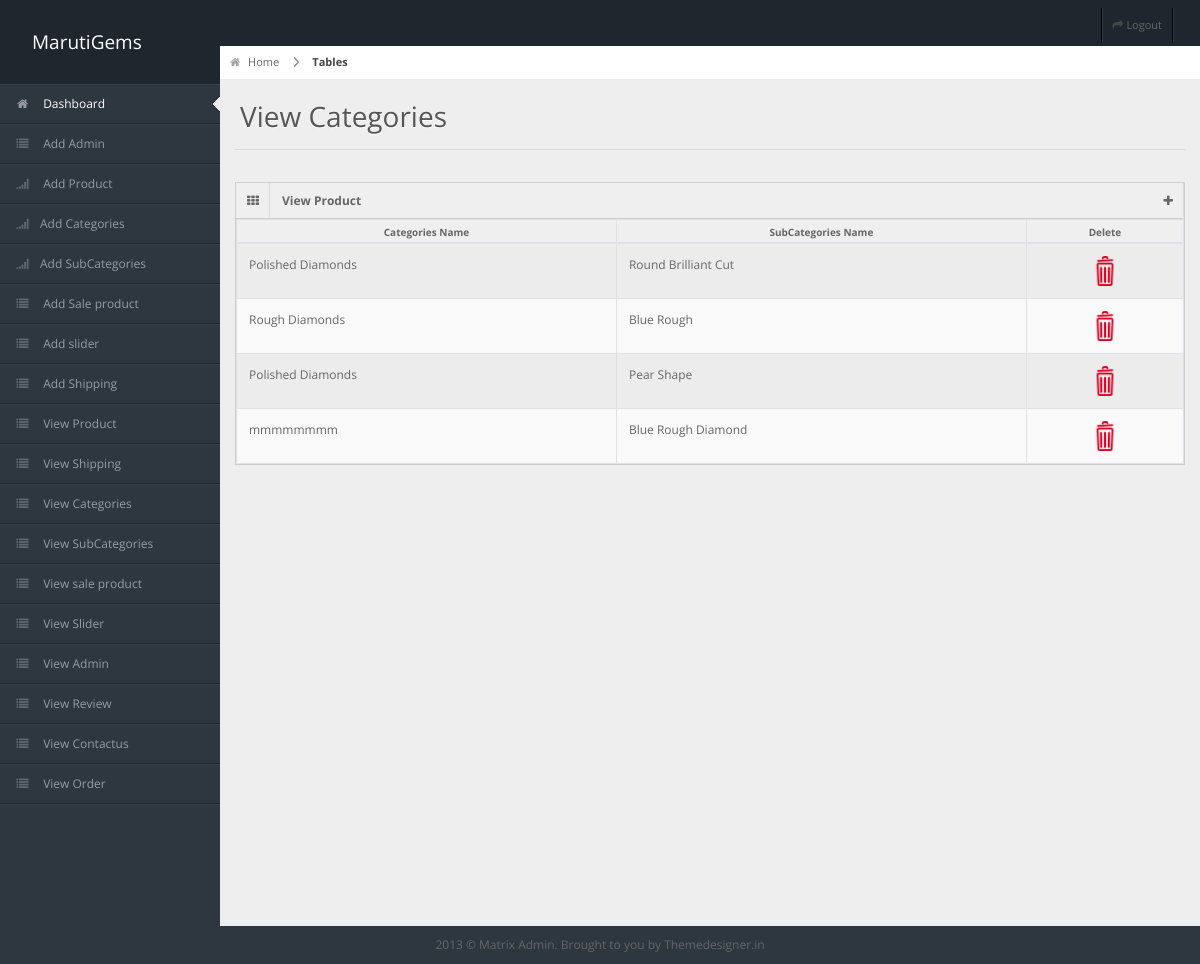
The page /index.php/admin/Admin/view_subcategories on the database as committed earlier.
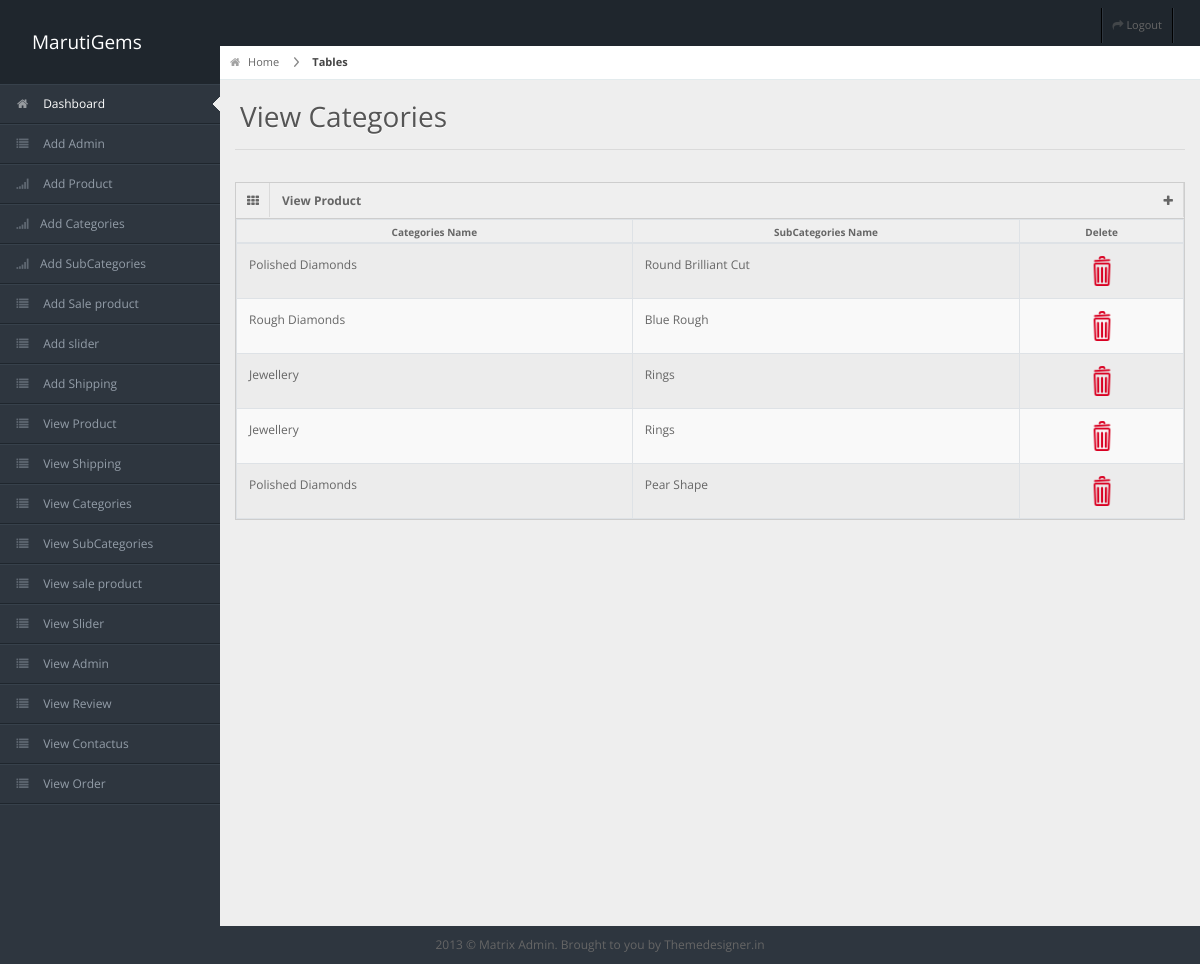
The same page on the database as committed later.
### tables this page shows
CREATE TABLE `sub_categories` (
  `subc_id` int(11) NOT NULL,
  `c_id` int(11) NOT NULL,
  `subcategories_name` varchar(30) NOT NULL
);

CREATE TABLE `categories` (
  `id` int(11) NOT NULL,
  `categories_name` varchar(30) NOT NULL,
  `images` text NOT NULL
);

### application/controllers/admin/Admin.php (called while the page is built, shortened)
<?php
class Admin extends CI_Controller {
    function __construct() {
        $this->load->model('admin_model');
        $this->load->library('form_validation');
    }
    public function view_subcategories()
    {
        $data['subcategories']=$this->admin_model->showdata_subcategories();
        $this->load->view('admin/view_subcategories',$data);
    }
}

### index.php (called while the page is built, shortened)
<?php
require_once BASEPATH.'core/CodeIgniter.php';

### application/models/Admin_model.php (called while the page is built, shortened)
<?php
class Admin_model extends CI_Model
{
    function showdata_subcategories()
    {
        $this->db->select("*");
        $this->db->from('sub_categories');
        $this->db->join('categories', 'sub_categories.c_id = categories.id');
        $query = $this->db->get();
        $arr = $query->result_array();
		return $arr;
    }
}

### application/views/admin/view_subcategories.php (the view, shortened to what this page needs)
<!DOCTYPE html>
<html lang="en">
<head>
  <link rel="stylesheet" href="<?php echo base_url(); ?>assets/css/bootstrap.min.css" />
  <link rel="stylesheet" href="<?php echo base_url(); ?>assets/css/bootstrap-responsive.min.css" />
  <link rel="stylesheet" href="<?php echo base_url(); ?>assets/css/uniform.css" />
  <link rel="stylesheet" href="<?php echo base_url(); ?>assets/css/select2.css" />
  <link rel="stylesheet" href="<?php echo base_url(); ?>assets/css/matrix-style.css" />
  <link rel="stylesheet" href="<?php echo base_url(); ?>assets/css/matrix-media.css" />
  <link href="<?php echo base_url(); ?>assets/font-awesome/css/font-awesome.css" rel="stylesheet" />
</head>
<body>
<div id="header">
  <p style="width: 100%; max-width: 140px; float: left; margin: 28px 0 0 32px; font-size: 19px; color: white;">MarutiGems</p>
</div>
<div id="user-nav" class="navbar navbar-inverse">
  <ul class="nav">
    <li class=""><a title="" href="<?php echo base_url('index.php/Login/logout'); ?>"><i class="icon icon-share-alt"></i> <span class="text">Logout</span></a></li>
  </ul>
</div>
<div id="sidebar"><a href="#" class="visible-phone"><i class="icon icon-home"></i> Dashboard</a>
  <ul>
    <li class="active"><a href="<?php echo base_url('index.php/admin/Admin'); ?>"><i class="icon icon-home"></i> <span>Dashboard</span></a> </li>
    <li><a href="<?php echo base_url('index.php/Login/registration'); ?>"><i class="icon icon-list"></i> <span>Add Admin</span></a> </li>
    <li> <a href="<?php echo base_url('index.php/admin/Admin/addproduct'); ?>"><i class="icon icon-signal"></i> <span>Add Product</span></a> </li>
        <li><a href="<?php echo base_url('index.php/admin/Admin/addcategories'); ?>"><i class="icon icon-signal"></i>Add Categories</a></li>
        <li><a href="<?php echo base_url('index.php/admin/Admin/addsubcategories'); ?>"><i class="icon icon-signal"></i>Add SubCategories</a></li>
    <li><a href="<?php echo base_url('index.php/admin/Admin/addsale_product'); ?>"><i class="icon icon-list"></i> <span>Add Sale product</span></a> </li>
    <li><a href="<?php echo base_url('index.php/admin/Admin/add_slider'); ?>"><i class="icon icon-list"></i> <span>Add slider</span></a> </li>
    <li><a href="<?php echo base_url('index.php/admin/Admin/add_shipping'); ?>"><i class="icon icon-list"></i> <span>Add Shipping</span></a> </li>
    <li><a href="<?php echo base_url('index.php/admin/Admin/view_product'); ?>"><i class="icon icon-list"></i> <span>View Product</span></a> </li>
    <li><a href="<?php echo base_url('index.php/admin/Admin/view_shipping'); ?>"><i class="icon icon-list"></i> <span>View Shipping</span></a> </li>
    <li><a href="<?php echo base_url('index.php/admin/Admin/view_categories'); ?>"><i class="icon icon-list"></i> <span>View Categories</span></a> </li>
    <li><a href="<?php echo base_url('index.php/admin/Admin/view_subcategories'); ?>"><i class="icon icon-list"></i> <span>View SubCategories</span></a> </li>
    <li><a href="<?php echo base_url('index.php/admin/Admin/showallsale_product'); ?>"><i class="icon icon-list"></i> <span>View sale product</span></a> </li>
    <li><a href="<?php echo base_url('index.php/admin/Admin/view_slider'); ?>"><i class="icon icon-list"></i> <span>View Slider</span></a> </li>
    <li><a href="<?php echo base_url('index.php/admin/Admin/view_admin'); ?>"><i class="icon icon-list"></i> <span>View Admin</span></a> </li>
    <li><a href="<?php echo base_url('index.php/admin/Admin/view_review'); ?>"><i class="icon icon-list"></i> <span>View Review</span></a> </li>
    <li><a href="<?php echo base_url('index.php/admin/Admin/view_contactus'); ?>"><i class="icon icon-list"></i> <span>View Contactus</span></a> </li>
    <li><a href="<?php echo base_url('index.php/admin/Admin/view_order'); ?>"><i class="icon icon-list"></i> <span>View Order</span></a> </li>
  </ul>
</div>
<div id="content">
  <div id="content-header">
    <div id="breadcrumb"> <a href="#" title="Go to Home" class="tip-bottom"><i class="icon-home"></i> Home</a> <a href="#" class="current">Tables</a> </div>
    <h1>View Categories</h1>
  </div>
  <div class="container-fluid">
    <hr>
    <div class="row-fluid">
      <div class="span12">
        <div class="widget-box">
          <div class="widget-title"> <span class="icon"> <i class="icon-th"></i> </span>
            <h5>View Product</h5>
            <span style="float:right;" class="icon"><a href="<?php echo base_url('index.php/admin/Admin/addcategories'); ?>"><i class="icon-plus" title="Add Categories"></i></a></span>
          </div>
          <div class="widget-content nopadding">
            <table class="table table-bordered table-striped">
              <thead>
                <tr>
                  <th>Categories Name</th>
                  <th>SubCategories Name</th>
                  <th>Delete</th>
                </tr>
              </thead>
              <tbody>
                  <?php foreach($subcategories as $data){  ?>
                <tr class="odd gradeX">
                    <td><?php echo $data['categories_name']; ?></td>
                    <td><?php echo $data['subcategories_name']; ?></td>
                    <td align="center"><a href="<?php echo site_url('admin/Admin/delete_subcategories/').$data['subc_id']?>" />
                        <img src=<?php echo base_url ('assets/images/delete.png');?> width="30" height="30" /></a>
                    </td>
                </tr>
                <?php } ?>
              </tbody>
            </table>
          </div>
        </div>
      </div>
    </div>
  </div>
</div>
<div class="row-fluid">
  <div id="footer" class="span12"> 2013 &copy; Matrix Admin. Brought to you by <a href="http://themedesigner.in">Themedesigner.in</a> </div>
</div>
</body>
</html>

### assets/css/matrix-style.css (style rules this page uses)
* { outline: none !important; -moz-outline: none !important; }
html, body { height: 100% }
body { overflow-x: hidden; margin-top: -10px; font-family: 'Open Sans', sans-serif; font-size: 12px; color: #666; }
a { color: #666; }
select, textarea, input[type="text"], input[type="password"], input[type="datetime"], input[type="datetime-local"], input[type="date"], input[type="month"], input[type="time"], input[type="week"], input[type="number"], input[type="email"], input[type="url"], input[type="search"], input[type="tel"], input[type="color"], .uneditable-input, .label, .dropdown-menu, .btn, .well, .progress, .table-bordered, .btn-group>.btn:first-child, .btn-group>.btn:last-child, .btn-group>.btn:last-child, .btn-group>.dropdown-toggle, .alert { border-radius: 0px; }
#footer { padding: 10px; text-align: center; }
hr { border-top-color: #dadada; }
#header { height: 84px; position: relative; width: 100%; z-index: -9; }
#user-nav { position: absolute; right: 10px; top: 0px; z-index: 20; margin: 0; }
#user-nav>ul { margin: 0; padding: 0; list-style: none; border-right: 1px solid #2e363f; border-left: 1px solid #000; }
#user-nav>ul>li { float: left; list-style-type: none; margin: 0; position: relative; padding: 0; border-left: 1px solid #2e363f; border-right: 1px solid #000; }
#user-nav>ul>li>a { padding: 9px 10px; display: block; font-size: 11px; }
#user-nav>ul>li>a>i, #sidebar li a i { opacity: .5; margin-top: 2px; }
#sidebar { display: block; float: left; position: relative; width: 220px; z-index: 16; }
#sidebar>ul { list-style: none; margin: 0px 0 0; padding: 0; position: absolute; width: 220px; }
#sidebar>ul>li { display: block; position: relative; }
#sidebar>ul>li>a { padding: 10px 0 10px 15px; display: block; color: #939da8; }
#sidebar>ul>li>a>i { margin-right: 10px; }
#sidebar>ul>li.active>a { background: url("../img/menu-active.png") no-repeat scroll right center transparent !important; text-decoration: none; }
#content { background: none repeat scroll 0 0 #eeeeee; margin-left: 220px; margin-right: 0; padding-bottom: 25px; position: relative; min-height: 110%; width: auto; }
#content-header { position: abslute; width: 100%; margin-top: -38px; z-index: 20; }
#content-header h1 { color: #555555; font-size: 28px; font-weight: normal; float: none; text-shadow: 0 1px 0 #ffffff; margin-left: 20px; position: relative; }
#content-header h1, #content-header .btn-group { margin-top: 20px; }
#breadcrumb { background-color: #fff; border-bottom: 1px solid #e3ebed; }
#breadcrumb a { padding: 8px 20px 8px 10px; display: inline-block; background-image: url('../img/breadcrumb.png'); background-position: center right; background-repeat: no-repeat; font-size: 11px; color: #666666; }
#breadcrumb a:last-child { background-image: none; }
#breadcrumb a.current { font-weight: bold; color: #444444; }
#breadcrumb a i { margin-right: 5px; opacity: .6; }
.widget-box { background: none repeat scroll 0 0 #F9F9F9; border-left: 1px solid #CDCDCD; border-top: 1px solid #CDCDCD; border-right: 1px solid #CDCDCD; clear: both; margin-top: 16px; margin-bottom: 16px; position: relative; }
.widget-title, .modal-header, .table th, div.dataTables_wrapper .ui-widget-header { background: #efefef; border-bottom: 1px solid #CDCDCD; height: 36px; }
.widget-title span.icon { padding: 9px 10px 7px 11px; float: left; border-right: 1px solid #dadada; }
.widget-title h5 { color: #666; float: left; font-size: 12px; font-weight: bold; padding: 12px; line-height: 12px; margin: 0; }
.widget-content { padding: 15px; border-bottom: 1px solid #cdcdcd; }
.table th { height: auto; font-size: 10px; padding: 5px 10px 2px; border-bottom: 0; text-align: center; color: #666666; }
.nopadding { padding: 0 !important; }
.nopadding .table { margin-bottom: 0; }
.nopadding .table-bordered { border: 0; }

### assets/css/matrix-media.css (style rules this page uses)
body { background: #2E363F; }
#header { background-color: #1f262d; margin-top: 10px; }
#sidebar>ul { border-bottom: 1px solid #37414b }
#sidebar>ul>li { border-top: 1px solid #37414b; border-bottom: 1px solid #1f262d; }
#sidebar>ul>li.active a { color: #fff; text-decoration: none; }

Rows that differ between the two databases and show on the page:
removed sub_categories: categories.categories_name "mmmmmmmm", subcategories_name "Blue Rough Diamond"
added sub_categories: categories.categories_name "Jewellery", subcategories_name "Rings"
added sub_categories: categories.categories_name "Jewellery", subcategories_name "Rings"
